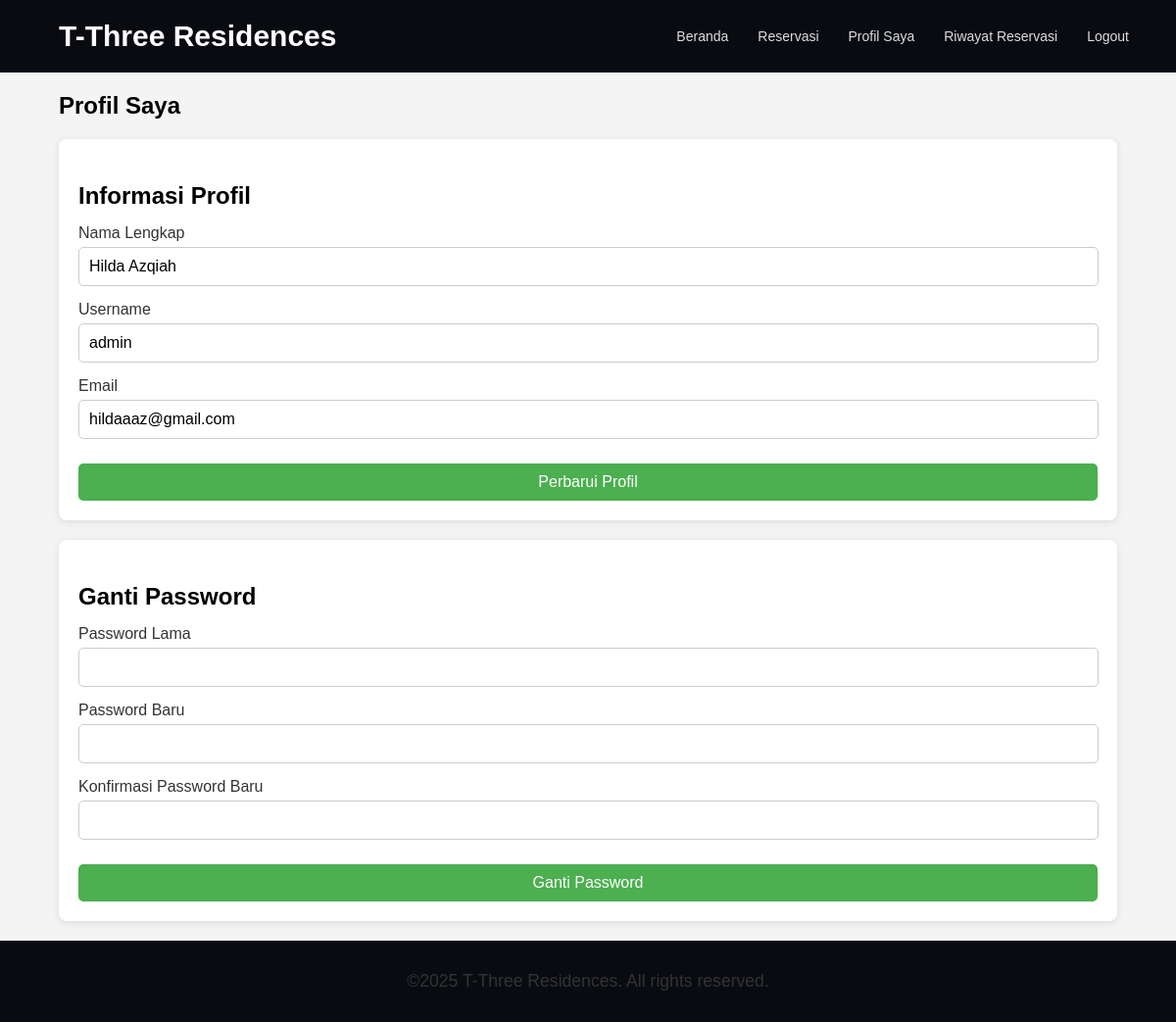
Screenshot of /user/profil_user.php (signed in) with the database file from the repository.
### tables this page shows
CREATE TABLE `settings` (
  `id` int(11) NOT NULL,
  `setting_key` varchar(255) NOT NULL,
  `value` text NOT NULL
);

CREATE TABLE `users` (
  `id` int(11) NOT NULL,
  `nama_lengkap` varchar(100) NOT NULL,
  `username` varchar(50) NOT NULL,
  `email` varchar(100) NOT NULL,
  `password` varchar(255) NOT NULL,
  `role` enum('admin','user') NOT NULL DEFAULT 'user',
  `user_id` int(11) NOT NULL
);

### user/profil_user.php (the view, shortened to what this page needs)
<?php
    include '../config/koneksi.php';
    $user_id = $_SESSION['user_id'];
    $query = mysqli_query($koneksi, "SELECT nama_lengkap, email, username FROM users WHERE id='$user_id'");
    $user = mysqli_fetch_assoc($query);
    $query_website = mysqli_query($koneksi, "SELECT value FROM settings WHERE setting_key = 'website_name'");
    $website = mysqli_fetch_assoc($query_website);
    $website_name = $website['value'];
?>
<!DOCTYPE html>
<html lang="id">
<head>
    <link rel="stylesheet" href="../assets/css/user.css">
</head>
<body>
    <?php include '../includes/header-user.php'; ?>
    <main class="content">
        <section class="profil-user">
            <div class="container">
                <h2>Profil Saya</h2>
                <section class="card-profil">
                    <h3 style="margin-bottom: 15px;">Informasi Profil</h3>
                    <form method="post" action="profil_user.php">
                        <div class="input-field">
                            <label for="nama">Nama Lengkap</label>
                            <input type="text" name="nama_lengkap" value="<?= $user['nama_lengkap']; ?>" required>
                        </div>
                        <div class="input-field">
                            <label for="username">Username</label>
                            <input type="text" name="username" value="<?= $user['username']; ?>" required>
                        </div>
                        <div class="input-field">
                            <label for="email">Email</label>
                            <input type="email" name="email" value="<?= $user['email']; ?>" required>
                        </div>
                        <button type="submit" name="update_profile" class="btn-primary">Perbarui Profil</button>
                    </form>
                </section>
                <section class="card-profil">
                    <h3 style="margin-bottom: 15px;">Ganti Password</h3>
                    <form method="post">
                        <div class="input-field">
                            <label for="current_password">Password Lama</label>
                            <input type="password" name="current_password" required>
                        </div>
                        <div class="input-field">
                            <label for="new_password">Password Baru</label>
                            <input type="password" name="new_password" required>
                        </div>
                        <div class="input-field">
                            <label for="confirm_password">Konfirmasi Password Baru</label>
                            <input type="password" name="confirm_password" required>
                        </div>
                        <button type="submit" name="change_password" class="btn-primary">Ganti Password</button>
                    </form>
                </section>
            </div>
        </section>
    </main>
    <?php include '../includes/footer.php'; ?>
</body>
</html>

### includes/header-user.php
<header>
    <h1><?= $website_name ?></h1>
    <nav>
        <ul>
            <li><a href="index.php">Beranda</a></li>
            <li><a href="reservasi.php">Reservasi</a></li>
            <li><a href="profil_user.php">Profil Saya</a></li>
            <li><a href="riwayat_reservasi.php">Riwayat Reservasi</a></li>
            <li><a href="../logout.php">Logout</a></li>
        </ul>
    </nav>
</header>

### includes/footer.php
<footer>
    <p>&copy;2025 <?= $website_name ?>. All rights reserved.</p>
</footer>

### assets/css/user.css (style rules this page uses)
html, body { min-height: 100vh; margin: 0; padding: 0; display: flex; flex-direction: column; background-color: #f4f4f4; font-family: Arial, Helvetica, sans-serif; box-sizing: border-box; }
body { flex: 1; }
a { text-decoration: none; color: inherit; }
header { position: fixed; width: 91%; top: 0; z-index: 1000; background-color: #090b11; padding: 10px 0; color: white; display: flex; justify-content: space-between; align-items: center; padding: 0 60px; }
header h1 { font-size: 30px; }
header nav ul { list-style: none; padding: 0; text-align: center; display: flex; justify-content: center; gap: 10px; }
header nav ul li a { color: #ddd; margin-left: 20px; font-size: 14px; position: relative; padding-bottom: 5px; }
header nav ul li a::after { content: ""; position: absolute; bottom: 0; left: 0; width: 0%; height: 2px; background-color: #fff; transition: width 0.3s ease; }
main { flex: 1; margin-top: 74px; }
.content { padding: 0 60px; flex: 1; }
button[type="submit"] { background-color: #4caf50; color: white; padding: 10px 20px; border: none; border-radius: 4px; cursor: pointer; }
a { color: #4caf50; text-decoration: none; }
p { font-size: 1.1rem; line-height: 1.6; color: #333; }
footer { background-color: #090b11; color: white; text-align: center; padding: 10px 0; width: 100%; position: relative; margin-top: auto; margin-top: auto; }

### user/profil_user.php (style rules this page uses)
.card-profil { background: #fff; padding: 20px; margin-bottom: 20px; border-radius: 8px; box-shadow: 0 2px 8px rgba(0, 0, 0, 0.1); }
.card-profil h3 { font-size: 1.5rem; margin-bottom: 15px; }
.input-field { margin-bottom: 15px; }
.input-field label { display: block; font-size: 1rem; color: #333; margin-bottom: 5px; }
.input-field input { width: 98%; padding: 10px; font-size: 1rem; border: 1px solid #ccc; border-radius: 5px; }
button.btn-primary { background-color: #4CAF50; color: white; padding: 10px 20px; border: none; border-radius: 5px; cursor: pointer; width: 100%; font-size: 1rem; margin-top: 10px; }

### rows the page displays
settings: value "T-Three Residences"
users: nama_lengkap "Hilda Azqiah", username "admin", email "hildaaaz@gmail.com"
